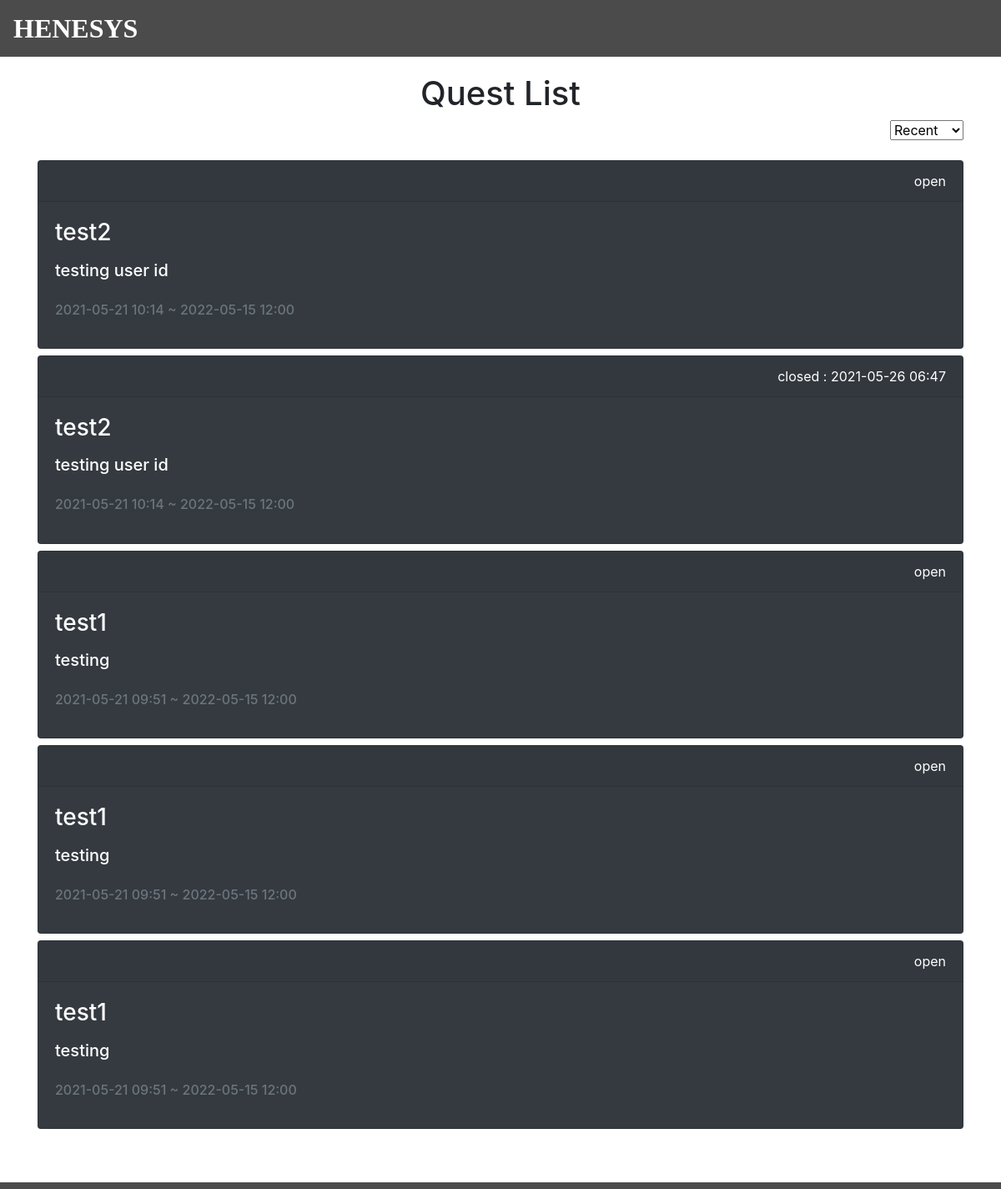
Before: /quest/display_questlist/ with the older database file.
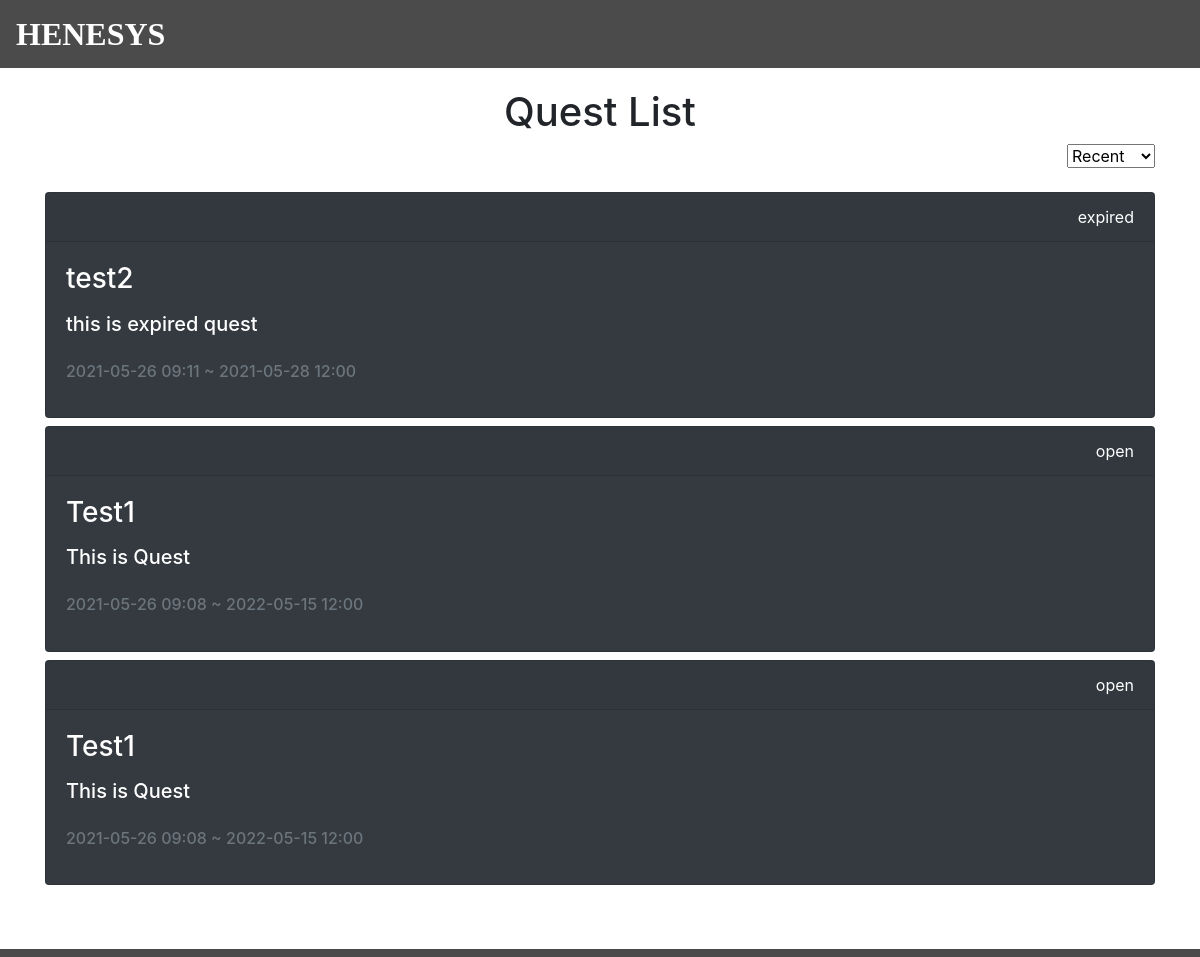
After: the same page with the newer database file.
### quest/models.py (models this page shows, shortened)
class Quest(models.Model):
    questname = models.CharField(max_length=50)
    contents = models.TextField()
    stars = models.PositiveBigIntegerField()
    mana = models.PositiveBigIntegerField()
    status = models.CharField(max_length=50)
    pub_date = models.DateTimeField()
    closed_date = models.DateTimeField(null=True, blank=True)
    due_date = models.DateTimeField(null=True, blank=True)
    publish_target = models.CharField(max_length=50)
    tag = TaggableManager()

### quest/views.py (the view)
# urls.py: path('display_questlist/', views.display_questlist, name='display_questlist'),
def display_questlist(request):
   questlist = Quest.objects.all()
   current_time = timezone.localtime()
   for quest in questlist:
      if current_time > quest.due_date :
         quest.status = 'expired'
         quest.save()
      elif quest.status == 'expired' :
         quest.status = 'open'
         quest.closed_date = None
         quest.save()
      elif quest.status == 'open' :
         if quest.closed_date != None :
            quest.closed_date = None
            quest.save()
   sort = request.GET.get('sort', '')
   if sort == 'open':
        questlist = Quest.objects.filter(status='open').order_by('-pub_date')
   elif sort == 'closed':
        questlist = Quest.objects.filter(status='closed').order_by('-pub_date')
   elif sort == 'review':
        questlist = Quest.objects.filter(status='review').order_by('-pub_date')
   elif sort == 'rejected':
        questlist = Quest.objects.filter(status='rejected').order_by('-pub_date')
   elif sort == 'expired':
        questlist = Quest.objects.filter(status='expired').order_by('-pub_date')
   else:
        questlist = Quest.objects.order_by('-pub_date')
   return render(request,'display_questlist.html', {'questlist':questlist, 'sort':sort})

### quest/templates/display_questlist.html (shortened to what this page needs)
{% extends 'base.html' %}
{% block content %}
<div class="container my-3">
    <h1 class="text-center">Quest List</h1>
    <div class="text-right">
        <select onchange="sorting(this);">
            <option value="recent" {% if sort == 'recent' %}selected{% endif %}>Recent</option>
        </select>
    </div>
    <table>
        <br>
        {% for quest in questlist %}
        <a href="{{quest.pk}}" class="text-decoration-none">
            <div class="card text-white bg-dark mb-2">
                <div class="card-header text-right">
                    {% if quest.status == 'closed' %}
                    {{quest.status}} : {{quest.closed_date|date:"Y-m-d H:i"}}<br>
                    {% else %}
                    {{quest.status}}
                    {% endif %}
                </div>
                <div class="card-body">
                    <h3 class="card-title">{{quest.questname}}</h3>
                    <p class="card-text">
                        <h5>{{quest.contents}}</h5>
                        <br>
                        <h6 class="card-subtitle mb-2 text-muted">{{quest.pub_date|date:"Y-m-d H:i"}} ~ {{quest.due_date|date:"Y-m-d H:i"}}</h6>
                    </p>
                </div>
            </div>
        </a>
        {% endfor %}
        <br>
        <br>
    </table>
</div>
<nav class="navbar fixed-bottom navbar-expand-lg py-1">
</nav>
{% endblock %}

Changed rows visible on the page:
removed Quest: status "open", questname "test2", contents "testing user id", pub_date "2021-05-21 10:14", due_date "2022-05-15 12:00"
removed Quest: status "closed", closed_date "2021-05-26 06:47", questname "test2", contents "testing user id", pub_date "2021-05-21 10:14", due_date "2022-05-15 12:00"
changed Quest: status "open" → "expired"; questname "test1" → "test2"; contents "testing" → "this is expired quest"; pub_date "2021-05-21 09:51" → "2021-05-26 09:11"; due_date "2022-05-15 12:00" → "2021-05-28 12:00"
changed Quest (number 2 of 3 on the later page): questname "test1" → "Test1"; contents "testing" → "This is Quest"; pub_date "2021-05-21 09:51" → "2021-05-26 09:08"
changed Quest (number 3 of 3 on the later page): questname "test1" → "Test1"; contents "testing" → "This is Quest"; pub_date "2021-05-21 09:51" → "2021-05-26 09:08"
